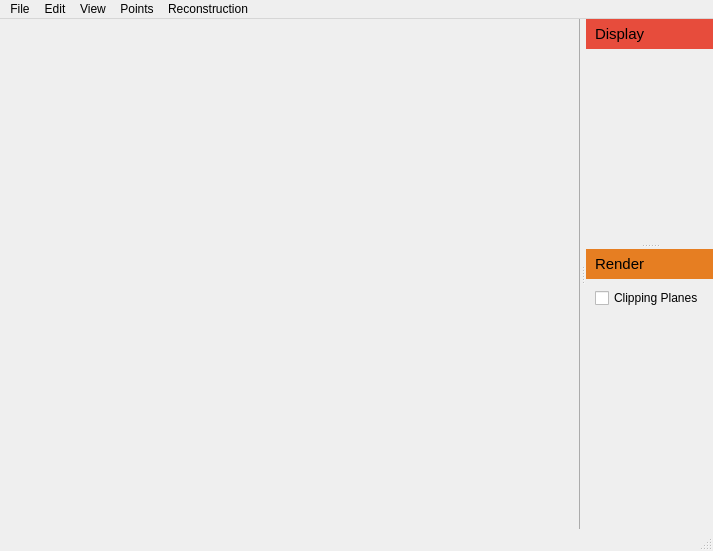
<?xml version="1.0" encoding="UTF-8"?>
<ui version="4.0">
 <class>MainWindow</class>
 <widget class="QMainWindow" name="MainWindow">
  <property name="geometry">
   <rect>
    <x>0</x>
    <y>0</y>
    <width>713</width>
    <height>551</height>
   </rect>
  </property>
  <property name="windowTitle">
   <string>PlantScan3D</string>
  </property>
  <widget class="QWidget" name="centralwidget">
   <property name="styleSheet">
    <string notr="true">QWidget#centralwidget {
	border-right: 1px solid rgb(171, 171, 171);
}</string>
   </property>
   <layout class="QGridLayout" name="gridLayout">
    <item row="0" column="0" rowspan="2" colspan="2">
     <widget class="MainViewer" name="mtgeditor" native="true">
      <property name="minimumSize">
       <size>
        <width>200</width>
        <height>200</height>
       </size>
      </property>
      <property name="acceptDrops">
       <bool>true</bool>
      </property>
     </widget>
    </item>
   </layout>
  </widget>
  <widget class="QMenuBar" name="menubar">
   <property name="geometry">
    <rect>
     <x>0</x>
     <y>0</y>
     <width>713</width>
     <height>21</height>
    </rect>
   </property>
   <widget class="QMenu" name="menuFile">
    <property name="title">
     <string>File</string>
    </property>
    <widget class="QMenu" name="menuExport_MTG">
     <property name="title">
      <string>Export MTG</string>
     </property>
     <addaction name="actionExportNodeList"/>
    </widget>
    <widget class="QMenu" name="menuExport_View">
     <property name="title">
      <string>Export View</string>
     </property>
     <addaction name="actionExportGeom"/>
     <addaction name="actionSaveSnapshot"/>
    </widget>
    <widget class="QMenu" name="menuLoad">
     <property name="title">
      <string>Load</string>
     </property>
     <addaction name="actionPuu1"/>
     <addaction name="actionPuu3"/>
     <addaction name="actionCherry"/>
     <addaction name="actionArabido"/>
     <addaction name="actionAppleTree"/>
    </widget>
    <widget class="QMenu" name="menuRecents">
     <property name="title">
      <string>Recents</string>
     </property>
    </widget>
    <addaction name="actionOpen_Project"/>
    <addaction name="actionSave_Project"/>
    <addaction name="separator"/>
    <addaction name="actionOpenMTG"/>
    <addaction name="actionSave"/>
    <addaction name="actionSaveMTG"/>
    <addaction name="separator"/>
    <addaction name="actionImportPoints"/>
    <addaction name="actionExportPoints"/>
    <addaction name="separator"/>
    <addaction name="actionConnect_to_Database"/>
    <addaction name="actionDatabase"/>
    <addaction name="actionExport_To_Database"/>
    <addaction name="actionUpdate_Current_Item"/>
    <addaction name="separator"/>
    <addaction name="actionImportMTG"/>
    <addaction name="menuExport_MTG"/>
    <addaction name="separator"/>
    <addaction name="menuExport_View"/>
    <addaction name="separator"/>
    <addaction name="menuRecents"/>
    <addaction name="menuLoad"/>
    <addaction name="separator"/>
    <addaction name="actionExit"/>
   </widget>
   <widget class="QMenu" name="menuView">
    <property name="title">
     <string>View</string>
    </property>
    <widget class="QMenu" name="menuTheme">
     <property name="title">
      <string>Theme</string>
     </property>
     <addaction name="actionWhiteTheme"/>
     <addaction name="actionBlackTheme"/>
    </widget>
    <addaction name="actionViewPoints"/>
    <addaction name="actionViewPointAttributes"/>
    <addaction name="separator"/>
    <addaction name="actionViewMTG"/>
    <addaction name="actionViewControlPoints"/>
    <addaction name="actionViewRadius"/>
    <addaction name="separator"/>
    <addaction name="actionView3DModel"/>
    <addaction name="separator"/>
    <addaction name="actionRefreshView"/>
    <addaction name="separator"/>
    <addaction name="actionAdjustView"/>
    <addaction name="menuTheme"/>
    <addaction name="actionRecalculate_Colors"/>
   </widget>
   <widget class="QMenu" name="menuReconstruction">
    <property name="title">
     <string>Reconstruction</string>
    </property>
    <widget class="QMenu" name="menuRadius">
     <property name="title">
      <string>Radius</string>
     </property>
     <addaction name="actionComputeMaxRadius"/>
     <addaction name="actionComputeMeanRadius"/>
     <addaction name="separator"/>
     <addaction name="actionSmoothRadius"/>
     <addaction name="actionThresholdRadius"/>
     <addaction name="separator"/>
     <addaction name="actionPipeModel"/>
     <addaction name="actionPipeModelAverageDistance"/>
    </widget>
    <widget class="QMenu" name="menuAdd_Root">
     <property name="title">
      <string>Add Root</string>
     </property>
     <addaction name="actionRootBottom"/>
     <addaction name="actionRootTop"/>
    </widget>
    <widget class="QMenu" name="menuSkeletization">
     <property name="title">
      <string>Skeletization</string>
     </property>
     <addaction name="actionXuReconstruction"/>
     <addaction name="actionGraphColonization"/>
     <addaction name="actionLivnyReconstruction"/>
     <addaction name="actionScaReconstruction"/>
     <addaction name="actionAdaptiveScaReconstruction"/>
    </widget>
    <widget class="QMenu" name="menuMultiScale">
     <property name="title">
      <string>Multi Scale</string>
     </property>
     <addaction name="actionEditScale"/>
     <addaction name="actionCommitScale"/>
    </widget>
    <widget class="QMenu" name="menuSkeleton">
     <property name="enabled">
      <bool>true</bool>
     </property>
     <property name="title">
      <string>Skeleton</string>
     </property>
     <addaction name="actionSmoothPosition"/>
     <addaction name="actionCheckMTG"/>
    </widget>
    <addaction name="menuAdd_Root"/>
    <addaction name="separator"/>
    <addaction name="menuSkeletization"/>
    <addaction name="separator"/>
    <addaction name="menuSkeleton"/>
    <addaction name="separator"/>
    <addaction name="menuRadius"/>
    <addaction name="separator"/>
    <addaction name="action3DRepresentation"/>
    <addaction name="separator"/>
    <addaction name="menuMultiScale"/>
    <addaction name="separator"/>
    <addaction name="actionTagProperty"/>
    <addaction name="separator"/>
    <addaction name="actionAngleEstimation"/>
    <addaction name="separator"/>
   </widget>
   <widget class="QMenu" name="menuEdit">
    <property name="title">
     <string>Edit</string>
    </property>
    <addaction name="actionUndo"/>
    <addaction name="actionRedo"/>
    <addaction name="separator"/>
    <addaction name="actionRevolveAroundScene"/>
    <addaction name="actionShowAll"/>
   </widget>
   <widget class="QMenu" name="menuPoints">
    <property name="title">
     <string>Points</string>
    </property>
    <widget class="QMenu" name="menuContraction">
     <property name="title">
      <string>Contraction</string>
     </property>
     <addaction name="actionEuclidianContraction"/>
     <addaction name="actionLaplacianContraction"/>
     <addaction name="actionRiemannianContraction"/>
     <addaction name="actionAdaptiveRadialContraction"/>
     <addaction name="actionPathBasedContraction"/>
     <addaction name="actionROSAContraction"/>
    </widget>
    <widget class="QMenu" name="menuAlign">
     <property name="title">
      <string>Align</string>
     </property>
     <addaction name="actionAlignGlobal"/>
     <addaction name="separator"/>
     <addaction name="actionScaleAndCenter"/>
     <addaction name="separator"/>
     <addaction name="actionAlignOptimizeAll"/>
     <addaction name="actionAlignOptimizeOrientation"/>
     <addaction name="actionAlignOptimizePosition"/>
    </widget>
    <widget class="QMenu" name="menuDensity">
     <property name="title">
      <string>Density</string>
     </property>
     <addaction name="actionKDensity"/>
     <addaction name="actionRDensity"/>
     <addaction name="separator"/>
     <addaction name="actionDensityHistogram"/>
    </widget>
    <widget class="QMenu" name="menuFilter">
     <property name="title">
      <string>Filter</string>
     </property>
     <addaction name="actionFilterMinDensity"/>
     <addaction name="actionFilterMaxDensity"/>
    </widget>
    <widget class="QMenu" name="menuDirections">
     <property name="title">
      <string>Directions</string>
     </property>
     <addaction name="actionPointDirections"/>
     <addaction name="actionAverageDirections"/>
    </widget>
    <widget class="QMenu" name="menuSelection">
     <property name="title">
      <string>Select...</string>
     </property>
     <addaction name="actionSoil"/>
     <addaction name="actionPole"/>
     <addaction name="actionWire"/>
    </widget>
    <addaction name="actionReorient"/>
    <addaction name="actionSortZ"/>
    <addaction name="separator"/>
    <addaction name="actionSubSampling"/>
    <addaction name="separator"/>
    <addaction name="menuSelection"/>
    <addaction name="actionDelete_Selection"/>
    <addaction name="actionKeep_Selection"/>
    <addaction name="actionDeselect"/>
    <addaction name="separator"/>
    <addaction name="actionSegment"/>
    <addaction name="separator"/>
    <addaction name="menuDensity"/>
    <addaction name="separator"/>
    <addaction name="menuDirections"/>
    <addaction name="separator"/>
    <addaction name="actionPointNormals"/>
    <addaction name="separator"/>
    <addaction name="menuFilter"/>
    <addaction name="separator"/>
    <addaction name="menuContraction"/>
    <addaction name="separator"/>
    <addaction name="menuAlign"/>
    <addaction name="separator"/>
    <addaction name="actionPointClusters"/>
   </widget>
   <addaction name="menuFile"/>
   <addaction name="menuEdit"/>
   <addaction name="menuView"/>
   <addaction name="menuPoints"/>
   <addaction name="menuReconstruction"/>
  </widget>
  <widget class="QStatusBar" name="statusbar"/>
  <widget class="QDockWidget" name="dockDisplay">
   <property name="maximumSize">
    <size>
     <width>500</width>
     <height>524287</height>
    </size>
   </property>
   <property name="font">
    <font>
     <pointsize>11</pointsize>
    </font>
   </property>
   <property name="styleSheet">
    <string notr="true">QDockWidget::title {
	background-color: rgb(231, 76, 60);
	padding: 6px 5px;
}</string>
   </property>
   <property name="features">
    <set>QDockWidget::NoDockWidgetFeatures</set>
   </property>
   <property name="allowedAreas">
    <set>Qt::RightDockWidgetArea</set>
   </property>
   <property name="windowTitle">
    <string>Display</string>
   </property>
   <attribute name="dockWidgetArea">
    <number>2</number>
   </attribute>
   <widget class="QWidget" name="dockWidgetContents">
    <layout class="QVBoxLayout" name="verticalLayout">
     <item>
      <widget class="SliderWidget" name="pointSizeSlider" native="true"/>
     </item>
     <item>
      <widget class="SliderWidget" name="pointFilterSlider" native="true"/>
     </item>
     <item>
      <widget class="SliderWidget" name="nodeSizeSlider" native="true"/>
     </item>
     <item>
      <spacer name="verticalSpacer">
       <property name="orientation">
        <enum>Qt::Vertical</enum>
       </property>
       <property name="sizeType">
        <enum>QSizePolicy::Expanding</enum>
       </property>
       <property name="sizeHint" stdset="0">
        <size>
         <width>40</width>
         <height>20</height>
        </size>
       </property>
      </spacer>
     </item>
    </layout>
   </widget>
  </widget>
  <widget class="QDockWidget" name="dockRender">
   <property name="maximumSize">
    <size>
     <width>500</width>
     <height>524287</height>
    </size>
   </property>
   <property name="font">
    <font>
     <pointsize>11</pointsize>
    </font>
   </property>
   <property name="styleSheet">
    <string notr="true">QDockWidget::title {
	background-color: rgb(230, 126, 34);
	padding: 6px 5px;
}</string>
   </property>
   <property name="features">
    <set>QDockWidget::NoDockWidgetFeatures</set>
   </property>
   <property name="allowedAreas">
    <set>Qt::RightDockWidgetArea</set>
   </property>
   <property name="windowTitle">
    <string>Render</string>
   </property>
   <attribute name="dockWidgetArea">
    <number>2</number>
   </attribute>
   <widget class="QWidget" name="dockWidgetContents_2">
    <layout class="QVBoxLayout" name="verticalLayout_2">
     <item>
      <widget class="QCheckBox" name="visibilityEnabled">
       <property name="text">
        <string>Clipping Planes</string>
       </property>
       <property name="checked">
        <bool>false</bool>
       </property>
      </widget>
     </item>
     <item>
      <widget class="SliderWidget" name="frontVisibilitySlider" native="true">
       <property name="enabled">
        <bool>false</bool>
       </property>
      </widget>
     </item>
     <item>
      <widget class="SliderWidget" name="backVisibilitySlider" native="true">
       <property name="enabled">
        <bool>false</bool>
       </property>
      </widget>
     </item>
     <item>
      <spacer name="verticalSpacer_2">
       <property name="orientation">
        <enum>Qt::Vertical</enum>
       </property>
       <property name="sizeType">
        <enum>QSizePolicy::Expanding</enum>
       </property>
       <property name="sizeHint" stdset="0">
        <size>
         <width>40</width>
         <height>20</height>
        </size>
       </property>
      </spacer>
     </item>
    </layout>
   </widget>
  </widget>
  <action name="actionNodesInfo">
   <property name="text">
    <string>Import Debug Info</string>
   </property>
  </action>
  <action name="actionImportPoints">
   <property name="text">
    <string>Import Points</string>
   </property>
   <property name="shortcut">
    <string>Ctrl+P</string>
   </property>
  </action>
  <action name="actionOpenMTG">
   <property name="text">
    <string>Open MTG</string>
   </property>
   <property name="shortcut">
    <string>Ctrl+O</string>
   </property>
  </action>
  <action name="actionSaveMTG">
   <property name="text">
    <string>Save MTG as...</string>
   </property>
  </action>
  <action name="actionExit">
   <property name="text">
    <string>Exit</string>
   </property>
   <property name="shortcut">
    <string>Ctrl+Q</string>
   </property>
  </action>
  <action name="actionViewMTG">
   <property name="checkable">
    <bool>true</bool>
   </property>
   <property name="text">
    <string>MTG</string>
   </property>
  </action>
  <action name="actionViewPoints">
   <property name="checkable">
    <bool>true</bool>
   </property>
   <property name="text">
    <string>Points</string>
   </property>
  </action>
  <action name="actionAdjustView">
   <property name="text">
    <string>Adjust View</string>
   </property>
  </action>
  <action name="actionViewControlPoints">
   <property name="checkable">
    <bool>true</bool>
   </property>
   <property name="text">
    <string>Control Points</string>
   </property>
  </action>
  <action name="actionRefreshView">
   <property name="text">
    <string>Refresh View</string>
   </property>
  </action>
  <action name="actionContract">
   <property name="enabled">
    <bool>false</bool>
   </property>
   <property name="text">
    <string>Preuksakarn et al.</string>
   </property>
  </action>
  <action name="actionAdaptiveScaReconstruction">
   <property name="enabled">
    <bool>true</bool>
   </property>
   <property name="text">
    <string>Adaptive Space Colonization</string>
   </property>
  </action>
  <action name="actionExportGeom">
   <property name="text">
    <string>As PlantGL file</string>
   </property>
  </action>
  <action name="actionViewContractedPoints">
   <property name="checkable">
    <bool>true</bool>
   </property>
   <property name="text">
    <string>Contracted Points</string>
   </property>
  </action>
  <action name="actionImportContractedPoints">
   <property name="enabled">
    <bool>false</bool>
   </property>
   <property name="text">
    <string>Import Contracted Points</string>
   </property>
  </action>
  <action name="actionExportContractedPoints">
   <property name="enabled">
    <bool>false</bool>
   </property>
   <property name="text">
    <string>Export Contracted Points</string>
   </property>
  </action>
  <action name="actionView3DModel">
   <property name="checkable">
    <bool>true</bool>
   </property>
   <property name="text">
    <string>3D Model</string>
   </property>
  </action>
  <action name="actionComputeMaxRadius">
   <property name="text">
    <string>Estimate As Max Point Dist.</string>
   </property>
  </action>
  <action name="actionSmoothRadius">
   <property name="enabled">
    <bool>true</bool>
   </property>
   <property name="text">
    <string>Smooth</string>
   </property>
  </action>
  <action name="actionThresholdRadius">
   <property name="enabled">
    <bool>true</bool>
   </property>
   <property name="text">
    <string>Filtering</string>
   </property>
  </action>
  <action name="actionCheckMTG">
   <property name="text">
    <string>Check Validity</string>
   </property>
  </action>
  <action name="actionExportNodeList">
   <property name="text">
    <string>As Node List</string>
   </property>
  </action>
  <action name="actionUndo">
   <property name="enabled">
    <bool>false</bool>
   </property>
   <property name="text">
    <string>Undo</string>
   </property>
   <property name="shortcut">
    <string>Ctrl+Z</string>
   </property>
  </action>
  <action name="actionPuu1">
   <property name="text">
    <string>puu1</string>
   </property>
   <property name="shortcut">
    <string>Ctrl+1</string>
   </property>
  </action>
  <action name="actionPuu3">
   <property name="text">
    <string>puu3</string>
   </property>
   <property name="shortcut">
    <string>Ctrl+3</string>
   </property>
  </action>
  <action name="actionCherry">
   <property name="text">
    <string>cherry</string>
   </property>
   <property name="shortcut">
    <string>Ctrl+9</string>
   </property>
  </action>
  <action name="actionSave">
   <property name="text">
    <string>Save MTG</string>
   </property>
   <property name="shortcut">
    <string>Ctrl+S</string>
   </property>
  </action>
  <action name="actionSaveSnapshot">
   <property name="text">
    <string>As snapshot</string>
   </property>
  </action>
  <action name="actionRevolveAroundScene">
   <property name="text">
    <string>Revolve Around Scene</string>
   </property>
  </action>
  <action name="actionShowAll">
   <property name="text">
    <string>Show All</string>
   </property>
  </action>
  <action name="actionReorient">
   <property name="text">
    <string>Swap Y and Z</string>
   </property>
  </action>
  <action name="actionXuReconstruction">
   <property name="text">
    <string>Xu et al.</string>
   </property>
  </action>
  <action name="actionRootBottom">
   <property name="text">
    <string>Bottom</string>
   </property>
  </action>
  <action name="actionRootTop">
   <property name="text">
    <string>Top</string>
   </property>
  </action>
  <action name="actionSubSampling">
   <property name="text">
    <string>Sub-Sampling</string>
   </property>
  </action>
  <action name="actionRedo">
   <property name="enabled">
    <bool>false</bool>
   </property>
   <property name="text">
    <string>Redo</string>
   </property>
   <property name="shortcut">
    <string>Ctrl+Y</string>
   </property>
  </action>
  <action name="actionEuclidianContraction">
   <property name="text">
    <string>Euclidian</string>
   </property>
  </action>
  <action name="actionRiemannianContraction">
   <property name="text">
    <string>Riemannian</string>
   </property>
  </action>
  <action name="actionAngleEstimation">
   <property name="text">
    <string>Angle Estimation</string>
   </property>
  </action>
  <action name="actionAs_nothing">
   <property name="text">
    <string>As nothing</string>
   </property>
  </action>
  <action name="actionAs_picture">
   <property name="text">
    <string>As picture</string>
   </property>
  </action>
  <action name="actionExportPoints">
   <property name="text">
    <string>Export Points</string>
   </property>
  </action>
  <action name="actionOpen_Project">
   <property name="enabled">
    <bool>false</bool>
   </property>
   <property name="text">
    <string>Open Project</string>
   </property>
  </action>
  <action name="actionSave_Project">
   <property name="enabled">
    <bool>false</bool>
   </property>
   <property name="text">
    <string>Save Project</string>
   </property>
  </action>
  <action name="actionArabido">
   <property name="text">
    <string>arabido</string>
   </property>
  </action>
  <action name="actionEditScale">
   <property name="text">
    <string>Scale Edition</string>
   </property>
  </action>
  <action name="actionCommitScale">
   <property name="text">
    <string>Commit Scale</string>
   </property>
  </action>
  <action name="actionTagProperty">
   <property name="text">
    <string>Tag Property</string>
   </property>
  </action>
  <action name="actionAlignGlobal">
   <property name="text">
    <string>Globally</string>
   </property>
  </action>
  <action name="actionAppleTree">
   <property name="text">
    <string>apple tree</string>
   </property>
  </action>
  <action name="actionAlignOptimizeAll">
   <property name="text">
    <string>Optimize All</string>
   </property>
  </action>
  <action name="actionAlignOptimizeOrientation">
   <property name="text">
    <string>Optimize Orientation</string>
   </property>
  </action>
  <action name="actionAlignOptimizeSize">
   <property name="text">
    <string>Optimize Size</string>
   </property>
  </action>
  <action name="actionAlignOptimizePosition">
   <property name="text">
    <string>Optimize Position</string>
   </property>
  </action>
  <action name="actionViewRadius">
   <property name="checkable">
    <bool>true</bool>
   </property>
   <property name="text">
    <string>Radius</string>
   </property>
  </action>
  <action name="actionScaleAndCenter">
   <property name="text">
    <string>Scale and Center</string>
   </property>
  </action>
  <action name="action3DRepresentation">
   <property name="text">
    <string>3D Representation</string>
   </property>
  </action>
  <action name="actionComputeMeanRadius">
   <property name="text">
    <string>Estimate As Mean Point Dist</string>
   </property>
  </action>
  <action name="actionImportMTG">
   <property name="text">
    <string>Import Digit MTG</string>
   </property>
  </action>
  <action name="actionLaplacianContraction">
   <property name="text">
    <string>Laplacian</string>
   </property>
  </action>
  <action name="actionAdaptiveRadialContraction">
   <property name="text">
    <string>Adaptive Radial</string>
   </property>
  </action>
  <action name="actionFilterMinDensity">
   <property name="text">
    <string>Filter Min Density</string>
   </property>
  </action>
  <action name="actionFilterMaxDensity">
   <property name="text">
    <string>Filter Max Density</string>
   </property>
  </action>
  <action name="actionKDensity">
   <property name="text">
    <string>K-Density</string>
   </property>
  </action>
  <action name="actionRDensity">
   <property name="text">
    <string>R-Density</string>
   </property>
  </action>
  <action name="actionLivnyReconstruction">
   <property name="text">
    <string>Livny et al</string>
   </property>
  </action>
  <action name="actionPathBasedContraction">
   <property name="text">
    <string>Path Based (Livny et al)</string>
   </property>
  </action>
  <action name="actionPointNormals">
   <property name="text">
    <string>Normals</string>
   </property>
  </action>
  <action name="actionROSAContraction">
   <property name="text">
    <string>ROSA (Tagliasacchi et al.)</string>
   </property>
  </action>
  <action name="actionViewPointAttributes">
   <property name="checkable">
    <bool>true</bool>
   </property>
   <property name="text">
    <string>Point Attributes</string>
   </property>
  </action>
  <action name="actionSortZ">
   <property name="text">
    <string>Sort Z</string>
   </property>
  </action>
  <action name="actionSmoothPosition">
   <property name="enabled">
    <bool>true</bool>
   </property>
   <property name="text">
    <string>Smooth</string>
   </property>
  </action>
  <action name="actionPipeModelAverageDistance">
   <property name="enabled">
    <bool>true</bool>
   </property>
   <property name="text">
    <string>Pipe Model from Av. Dist</string>
   </property>
  </action>
  <action name="actionPipeModel">
   <property name="enabled">
    <bool>true</bool>
   </property>
   <property name="text">
    <string>Pipe Model</string>
   </property>
  </action>
  <action name="actionDensityHistogram">
   <property name="enabled">
    <bool>true</bool>
   </property>
   <property name="text">
    <string>Histogram</string>
   </property>
  </action>
  <action name="actionPointDirections">
   <property name="text">
    <string>Estimate</string>
   </property>
  </action>
  <action name="actionAverageDirections">
   <property name="enabled">
    <bool>false</bool>
   </property>
   <property name="text">
    <string>Average</string>
   </property>
  </action>
  <action name="actionClearRecents">
   <property name="text">
    <string>Clear</string>
   </property>
  </action>
  <action name="actionGraphColonization">
   <property name="text">
    <string>Adaptive R. Graph Colonization</string>
   </property>
  </action>
  <action name="actionPointClusters">
   <property name="text">
    <string>Clusters</string>
   </property>
  </action>
  <action name="actionWhiteTheme">
   <property name="text">
    <string>White</string>
   </property>
  </action>
  <action name="actionBlackTheme">
   <property name="text">
    <string>Black</string>
   </property>
  </action>
  <action name="actionScaReconstruction">
   <property name="text">
    <string>Space Colonization</string>
   </property>
  </action>
  <action name="actionSoil">
   <property name="text">
    <string>Soil</string>
   </property>
  </action>
  <action name="actionPole">
   <property name="text">
    <string>Pole</string>
   </property>
  </action>
  <action name="actionDelete_Selection">
   <property name="text">
    <string>Remove Selection</string>
   </property>
   <property name="shortcut">
    <string>Del</string>
   </property>
  </action>
  <action name="actionWire">
   <property name="text">
    <string>Wire</string>
   </property>
  </action>
  <action name="actionKeep_Selection">
   <property name="text">
    <string>Keep Selection</string>
   </property>
   <property name="shortcut">
    <string>Shift+Del</string>
   </property>
  </action>
  <action name="actionRecalculate_Colors">
   <property name="text">
    <string>Recalculate Colors</string>
   </property>
  </action>
  <action name="actionSegment">
   <property name="text">
    <string>Segment</string>
   </property>
  </action>
  <action name="actionNext_Segmented_Tree">
   <property name="enabled">
    <bool>false</bool>
   </property>
   <property name="text">
    <string>Next Segmented Tree</string>
   </property>
  </action>
  <action name="actionDatabase">
   <property name="enabled">
    <bool>false</bool>
   </property>
   <property name="text">
    <string>Browse Database</string>
   </property>
  </action>
  <action name="actionExport_To_Database">
   <property name="enabled">
    <bool>false</bool>
   </property>
   <property name="text">
    <string>Export To Database</string>
   </property>
  </action>
  <action name="actionUpdate_Current_Item">
   <property name="enabled">
    <bool>false</bool>
   </property>
   <property name="text">
    <string>Update Current Item</string>
   </property>
  </action>
  <action name="actionConnect_to_Database">
   <property name="text">
    <string>Connect to Database</string>
   </property>
  </action>
  <action name="actionUpload_to_Database">
   <property name="text">
    <string>Upload to Database</string>
   </property>
  </action>
  <action name="actionUpload_to_Database_2">
   <property name="text">
    <string>Upload to Database</string>
   </property>
  </action>
  <action name="actionRecenter_points">
   <property name="text">
    <string>Recenter points</string>
   </property>
  </action>
  <action name="actionDeselect">
   <property name="text">
    <string>Deselect</string>
   </property>
   <property name="shortcut">
    <string>Ctrl+D</string>
   </property>
  </action>
 </widget>
 <customwidgets>
  <customwidget>
   <class>SliderWidget</class>
   <extends>QWidget</extends>
   <header>.slider_widget.h</header>
   <container>1</container>
  </customwidget>
  <customwidget>
   <class>MainViewer</class>
   <extends>QWidget</extends>
   <header>.main_viewer.h</header>
   <container>1</container>
  </customwidget>
 </customwidgets>
 <resources/>
 <connections>
  <connection>
   <sender>visibilityEnabled</sender>
   <signal>toggled(bool)</signal>
   <receiver>frontVisibilitySlider</receiver>
   <slot>setEnabled(bool)</slot>
   <hints>
    <hint type="sourcelabel">
     <x>694</x>
     <y>36</y>
    </hint>
    <hint type="destinationlabel">
     <x>626</x>
     <y>319</y>
    </hint>
   </hints>
  </connection>
  <connection>
   <sender>visibilityEnabled</sender>
   <signal>toggled(bool)</signal>
   <receiver>backVisibilitySlider</receiver>
   <slot>setEnabled(bool)</slot>
   <hints>
    <hint type="sourcelabel">
     <x>694</x>
     <y>36</y>
    </hint>
    <hint type="destinationlabel">
     <x>626</x>
     <y>335</y>
    </hint>
   </hints>
  </connection>
 </connections>
</ui>
